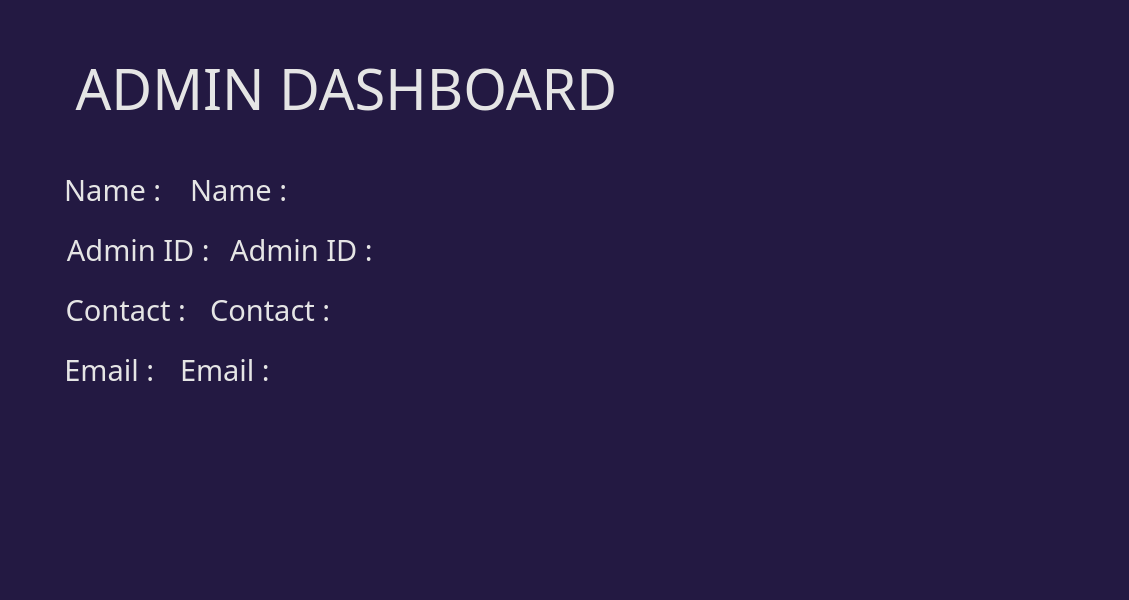
<?xml version="1.0" encoding="UTF-8"?>
<ui version="4.0">
 <class>Form</class>
 <widget class="QWidget" name="Form">
  <property name="geometry">
   <rect>
    <x>0</x>
    <y>0</y>
    <width>1129</width>
    <height>600</height>
   </rect>
  </property>
  <property name="windowTitle">
   <string>Form</string>
  </property>
  <property name="styleSheet">
   <string notr="true">background-color: rgb(35, 25, 66);</string>
  </property>
  <widget class="QLabel" name="label_9">
   <property name="geometry">
    <rect>
     <x>210</x>
     <y>290</y>
     <width>651</width>
     <height>40</height>
    </rect>
   </property>
   <property name="font">
    <font>
     <family>Montserrat Light</family>
     <pointsize>22</pointsize>
    </font>
   </property>
   <property name="styleSheet">
    <string notr="true">color: rgb(229, 229, 229);
</string>
   </property>
   <property name="text">
    <string>Contact : </string>
   </property>
   <property name="alignment">
    <set>Qt::AlignLeading|Qt::AlignLeft|Qt::AlignVCenter</set>
   </property>
  </widget>
  <widget class="QLabel" name="label_4">
   <property name="geometry">
    <rect>
     <x>60</x>
     <y>230</y>
     <width>164</width>
     <height>40</height>
    </rect>
   </property>
   <property name="font">
    <font>
     <family>Montserrat Medium</family>
     <pointsize>22</pointsize>
    </font>
   </property>
   <property name="styleSheet">
    <string notr="true">color: rgb(229, 229, 229);
</string>
   </property>
   <property name="text">
    <string>Admin ID : </string>
   </property>
   <property name="alignment">
    <set>Qt::AlignCenter</set>
   </property>
  </widget>
  <widget class="QLabel" name="label_10">
   <property name="geometry">
    <rect>
     <x>180</x>
     <y>350</y>
     <width>671</width>
     <height>40</height>
    </rect>
   </property>
   <property name="font">
    <font>
     <family>Montserrat Light</family>
     <pointsize>22</pointsize>
    </font>
   </property>
   <property name="styleSheet">
    <string notr="true">color: rgb(229, 229, 229);
</string>
   </property>
   <property name="text">
    <string>Email : </string>
   </property>
   <property name="alignment">
    <set>Qt::AlignLeading|Qt::AlignLeft|Qt::AlignVCenter</set>
   </property>
  </widget>
  <widget class="QLabel" name="label_8">
   <property name="geometry">
    <rect>
     <x>190</x>
     <y>170</y>
     <width>661</width>
     <height>40</height>
    </rect>
   </property>
   <property name="font">
    <font>
     <family>Montserrat Light</family>
     <pointsize>22</pointsize>
    </font>
   </property>
   <property name="styleSheet">
    <string notr="true">color: rgb(229, 229, 229);
</string>
   </property>
   <property name="text">
    <string>Name : </string>
   </property>
   <property name="alignment">
    <set>Qt::AlignLeading|Qt::AlignLeft|Qt::AlignVCenter</set>
   </property>
  </widget>
  <widget class="QLabel" name="label_3">
   <property name="geometry">
    <rect>
     <x>60</x>
     <y>170</y>
     <width>113</width>
     <height>40</height>
    </rect>
   </property>
   <property name="font">
    <font>
     <family>Montserrat Medium</family>
     <pointsize>22</pointsize>
    </font>
   </property>
   <property name="styleSheet">
    <string notr="true">color: rgb(229, 229, 229);
</string>
   </property>
   <property name="text">
    <string>Name : </string>
   </property>
   <property name="alignment">
    <set>Qt::AlignCenter</set>
   </property>
  </widget>
  <widget class="QLabel" name="label_5">
   <property name="geometry">
    <rect>
     <x>60</x>
     <y>290</y>
     <width>139</width>
     <height>40</height>
    </rect>
   </property>
   <property name="font">
    <font>
     <family>Montserrat Medium</family>
     <pointsize>22</pointsize>
    </font>
   </property>
   <property name="styleSheet">
    <string notr="true">color: rgb(229, 229, 229);
</string>
   </property>
   <property name="text">
    <string>Contact : </string>
   </property>
   <property name="alignment">
    <set>Qt::AlignCenter</set>
   </property>
  </widget>
  <widget class="QLabel" name="label_7">
   <property name="geometry">
    <rect>
     <x>230</x>
     <y>230</y>
     <width>621</width>
     <height>40</height>
    </rect>
   </property>
   <property name="font">
    <font>
     <family>Montserrat Light</family>
     <pointsize>22</pointsize>
    </font>
   </property>
   <property name="styleSheet">
    <string notr="true">color: rgb(229, 229, 229);
</string>
   </property>
   <property name="text">
    <string>Admin ID : </string>
   </property>
   <property name="alignment">
    <set>Qt::AlignLeading|Qt::AlignLeft|Qt::AlignVCenter</set>
   </property>
  </widget>
  <widget class="QLabel" name="label_2">
   <property name="geometry">
    <rect>
     <x>40</x>
     <y>50</y>
     <width>613</width>
     <height>77</height>
    </rect>
   </property>
   <property name="font">
    <font>
     <family>Montserrat ExtraBold</family>
     <pointsize>42</pointsize>
    </font>
   </property>
   <property name="styleSheet">
    <string notr="true">background:None;
color: rgb(229, 229, 229);
image:None;
</string>
   </property>
   <property name="text">
    <string>ADMIN DASHBOARD</string>
   </property>
   <property name="alignment">
    <set>Qt::AlignCenter</set>
   </property>
  </widget>
  <widget class="QLabel" name="label_6">
   <property name="geometry">
    <rect>
     <x>60</x>
     <y>350</y>
     <width>106</width>
     <height>40</height>
    </rect>
   </property>
   <property name="font">
    <font>
     <family>Montserrat Medium</family>
     <pointsize>22</pointsize>
    </font>
   </property>
   <property name="styleSheet">
    <string notr="true">color: rgb(229, 229, 229);
</string>
   </property>
   <property name="text">
    <string>Email : </string>
   </property>
   <property name="alignment">
    <set>Qt::AlignCenter</set>
   </property>
  </widget>
 </widget>
 <resources/>
 <connections/>
</ui>
